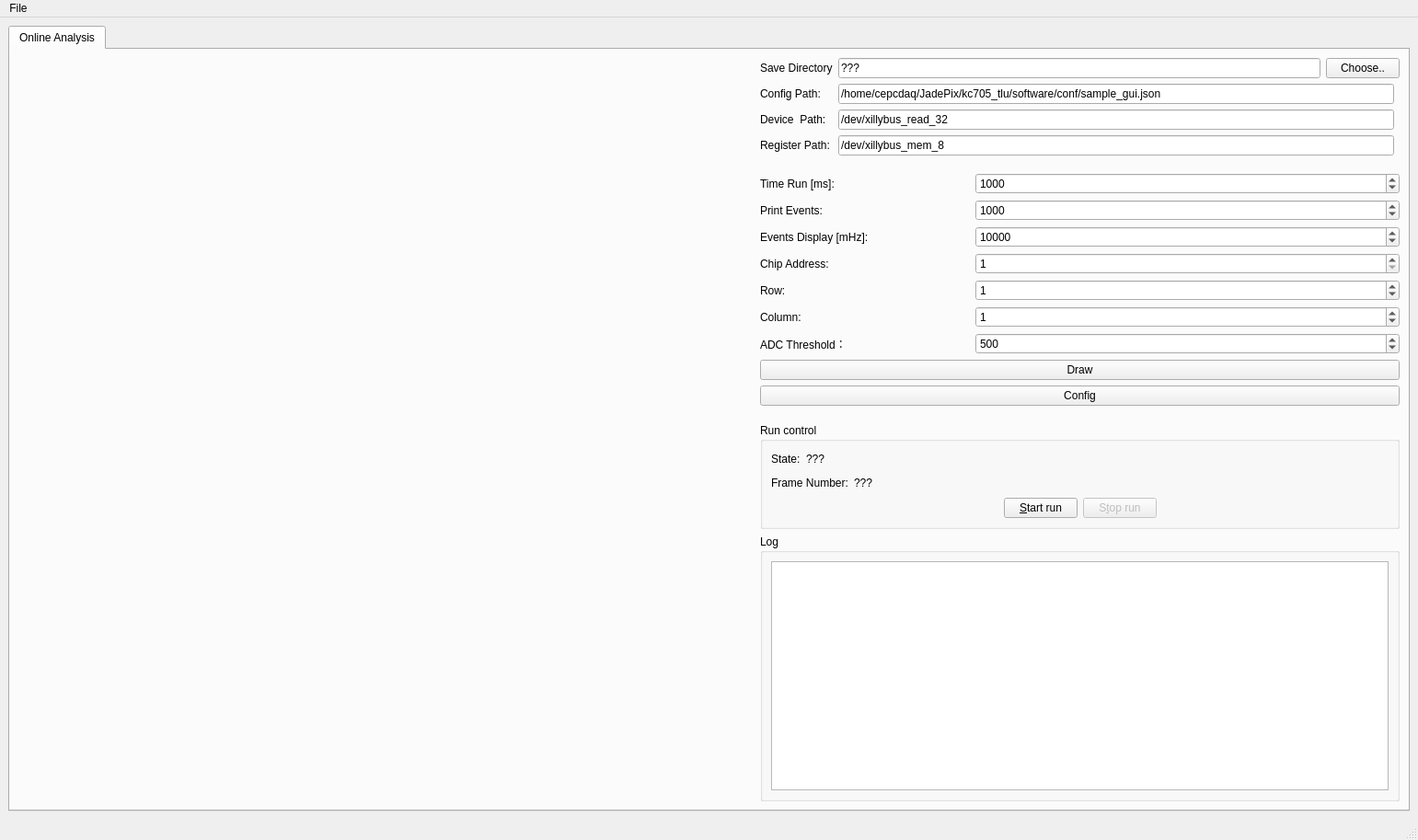
<?xml version="1.0" encoding="UTF-8"?>
<ui version="4.0">
 <class>MainWindow</class>
 <widget class="QMainWindow" name="MainWindow">
  <property name="geometry">
   <rect>
    <x>0</x>
    <y>0</y>
    <width>1541</width>
    <height>913</height>
   </rect>
  </property>
  <property name="windowTitle">
   <string>JadePix</string>
  </property>
  <widget class="QWidget" name="centralwidget">
   <layout class="QHBoxLayout" name="horizontalLayout">
    <item>
     <widget class="QTabWidget" name="TabWidget">
      <property name="currentIndex">
       <number>0</number>
      </property>
      <widget class="QWidget" name="Tab_Online">
       <attribute name="title">
        <string>Online Analysis</string>
       </attribute>
       <layout class="QHBoxLayout" name="horizontalLayout_2">
        <item>
         <widget class="QRootCanvas" name="Canvas_Plot" native="true">
          <property name="minimumSize">
           <size>
            <width>800</width>
            <height>600</height>
           </size>
          </property>
         </widget>
        </item>
        <item>
         <layout class="QVBoxLayout" name="verticalLayout_6">
          <item>
           <layout class="QGridLayout" name="gridLayout_5">
            <item row="0" column="0">
             <widget class="QLabel" name="label_11">
              <property name="text">
               <string>Save Directory</string>
              </property>
             </widget>
            </item>
            <item row="7" column="1">
             <widget class="QLineEdit" name="LineEdit_Online_RegName">
              <property name="text">
               <string>/dev/xillybus_mem_8</string>
              </property>
             </widget>
            </item>
            <item row="0" column="1" colspan="2">
             <layout class="QHBoxLayout" name="horizontalLayout_8">
              <item>
               <widget class="QLineEdit" name="LineEdit_Online_FilePath">
                <property name="text">
                 <string>???</string>
                </property>
                <property name="readOnly">
                 <bool>true</bool>
                </property>
               </widget>
              </item>
              <item>
               <widget class="QPushButton" name="Btn_Online_Choose">
                <property name="text">
                 <string>Choose..</string>
                </property>
               </widget>
              </item>
             </layout>
            </item>
            <item row="7" column="0">
             <widget class="QLabel" name="label_21">
              <property name="text">
               <string>Register Path:</string>
              </property>
             </widget>
            </item>
            <item row="3" column="0">
             <widget class="QLabel" name="label_26">
              <property name="text">
               <string>Config Path:</string>
              </property>
             </widget>
            </item>
            <item row="3" column="1">
             <widget class="QLineEdit" name="LineEdit_Online_cfName">
              <property name="text">
               <string>/home/cepcdaq/JadePix/kc705_tlu/software/conf/sample_gui.json</string>
              </property>
             </widget>
            </item>
            <item row="5" column="1">
             <widget class="QLineEdit" name="LineEdit_Online_InName">
              <property name="text">
               <string>/dev/xillybus_read_32</string>
              </property>
             </widget>
            </item>
            <item row="5" column="0">
             <widget class="QLabel" name="label_25">
              <property name="text">
               <string>Device  Path:</string>
              </property>
             </widget>
            </item>
           </layout>
          </item>
          <item>
           <spacer name="verticalSpacer_3">
            <property name="orientation">
             <enum>Qt::Vertical</enum>
            </property>
            <property name="sizeType">
             <enum>QSizePolicy::Maximum</enum>
            </property>
            <property name="sizeHint" stdset="0">
             <size>
              <width>293</width>
              <height>13</height>
             </size>
            </property>
           </spacer>
          </item>
          <item>
           <layout class="QGridLayout" name="gridLayout_3">
            <property name="verticalSpacing">
             <number>6</number>
            </property>
            <item row="1" column="1" colspan="2">
             <widget class="QSpinBox" name="SpinBox_Online_SampleEvents">
              <property name="minimum">
               <number>1</number>
              </property>
              <property name="maximum">
               <number>999999999</number>
              </property>
              <property name="value">
               <number>1000</number>
              </property>
              <property name="displayIntegerBase">
               <number>10</number>
              </property>
             </widget>
            </item>
            <item row="0" column="1" colspan="2">
             <widget class="QSpinBox" name="SpinBox_Online_TimeRun">
              <property name="minimum">
               <number>1</number>
              </property>
              <property name="maximum">
               <number>999999999</number>
              </property>
              <property name="value">
               <number>1000</number>
              </property>
              <property name="displayIntegerBase">
               <number>10</number>
              </property>
             </widget>
            </item>
            <item row="0" column="0">
             <widget class="QLabel" name="label_14">
              <property name="text">
               <string>Time Run [ms]:</string>
              </property>
             </widget>
            </item>
            <item row="3" column="0">
             <widget class="QLabel" name="label_22">
              <property name="text">
               <string>Events Display [mHz]:</string>
              </property>
             </widget>
            </item>
            <item row="4" column="1" colspan="2">
             <widget class="QSpinBox" name="SpinBox_Online_ChipAddress">
              <property name="minimum">
               <number>1</number>
              </property>
              <property name="maximum">
               <number>10</number>
              </property>
              <property name="value">
               <number>1</number>
              </property>
              <property name="displayIntegerBase">
               <number>10</number>
              </property>
             </widget>
            </item>
            <item row="4" column="0">
             <widget class="QLabel" name="label_23">
              <property name="text">
               <string>Chip Address:</string>
              </property>
             </widget>
            </item>
            <item row="3" column="1" colspan="2">
             <widget class="QSpinBox" name="SpinBox_Online_evDisplay">
              <property name="minimum">
               <number>1</number>
              </property>
              <property name="maximum">
               <number>999999999</number>
              </property>
              <property name="value">
               <number>10000</number>
              </property>
              <property name="displayIntegerBase">
               <number>10</number>
              </property>
             </widget>
            </item>
            <item row="5" column="0">
             <widget class="QLabel" name="label_28">
              <property name="text">
               <string>Row:</string>
              </property>
             </widget>
            </item>
            <item row="6" column="0">
             <widget class="QLabel" name="label_27">
              <property name="text">
               <string>Column:</string>
              </property>
             </widget>
            </item>
            <item row="1" column="0">
             <widget class="QLabel" name="label_29">
              <property name="text">
               <string>Print Events:</string>
              </property>
             </widget>
            </item>
            <item row="6" column="1" colspan="2">
             <widget class="QSpinBox" name="SpinBox_Online_Col">
              <property name="minimum">
               <number>0</number>
              </property>
              <property name="maximum">
               <number>47</number>
              </property>
              <property name="value">
               <number>1</number>
              </property>
              <property name="displayIntegerBase">
               <number>10</number>
              </property>
             </widget>
            </item>
            <item row="5" column="1" colspan="2">
             <widget class="QSpinBox" name="SpinBox_Online_Row">
              <property name="minimum">
               <number>0</number>
              </property>
              <property name="maximum">
               <number>15</number>
              </property>
              <property name="value">
               <number>1</number>
              </property>
              <property name="displayIntegerBase">
               <number>10</number>
              </property>
             </widget>
            </item>
            <item row="7" column="0">
             <widget class="QLabel" name="label">
              <property name="text">
               <string>ADC Threshold：</string>
              </property>
             </widget>
            </item>
            <item row="7" column="1" colspan="2">
             <widget class="QSpinBox" name="SpinBox_Online_ADCThreshold">
              <property name="maximum">
               <number>65536</number>
              </property>
              <property name="value">
               <number>500</number>
              </property>
             </widget>
            </item>
           </layout>
          </item>
          <item>
           <widget class="QPushButton" name="Btn_Draw_Histogram">
            <property name="text">
             <string>Draw</string>
            </property>
           </widget>
          </item>
          <item>
           <widget class="QPushButton" name="Btn_Online_Config">
            <property name="text">
             <string>Config</string>
            </property>
           </widget>
          </item>
          <item>
           <spacer name="verticalSpacer_4">
            <property name="orientation">
             <enum>Qt::Vertical</enum>
            </property>
            <property name="sizeType">
             <enum>QSizePolicy::Maximum</enum>
            </property>
            <property name="sizeHint" stdset="0">
             <size>
              <width>293</width>
              <height>13</height>
             </size>
            </property>
           </spacer>
          </item>
          <item>
           <widget class="QGroupBox" name="groupBox_6">
            <property name="title">
             <string>Run control</string>
            </property>
            <layout class="QVBoxLayout" name="verticalLayout_8">
             <item>
              <layout class="QHBoxLayout" name="horizontalLayout_10">
               <item>
                <widget class="QLabel" name="label_19">
                 <property name="text">
                  <string>State:</string>
                 </property>
                </widget>
               </item>
               <item>
                <widget class="QLabel" name="Label_Online_State">
                 <property name="text">
                  <string>???</string>
                 </property>
                </widget>
               </item>
               <item>
                <spacer name="horizontalSpacer_6">
                 <property name="orientation">
                  <enum>Qt::Horizontal</enum>
                 </property>
                 <property name="sizeHint" stdset="0">
                  <size>
                   <width>40</width>
                   <height>20</height>
                  </size>
                 </property>
                </spacer>
               </item>
              </layout>
             </item>
             <item>
              <layout class="QHBoxLayout" name="horizontalLayout_11">
               <item>
                <widget class="QLabel" name="label_20">
                 <property name="text">
                  <string>Frame Number:</string>
                 </property>
                </widget>
               </item>
               <item>
                <widget class="QLabel" name="Label_Online_FrameNumber">
                 <property name="text">
                  <string>???</string>
                 </property>
                </widget>
               </item>
               <item>
                <spacer name="horizontalSpacer_7">
                 <property name="orientation">
                  <enum>Qt::Horizontal</enum>
                 </property>
                 <property name="sizeHint" stdset="0">
                  <size>
                   <width>40</width>
                   <height>20</height>
                  </size>
                 </property>
                </spacer>
               </item>
              </layout>
             </item>
             <item>
              <layout class="QHBoxLayout" name="horizontalLayout_12">
               <item>
                <spacer name="horizontalSpacer_8">
                 <property name="orientation">
                  <enum>Qt::Horizontal</enum>
                 </property>
                 <property name="sizeHint" stdset="0">
                  <size>
                   <width>40</width>
                   <height>20</height>
                  </size>
                 </property>
                </spacer>
               </item>
               <item>
                <widget class="QPushButton" name="Btn_Online_StartRun">
                 <property name="text">
                  <string>&amp;Start run</string>
                 </property>
                </widget>
               </item>
               <item>
                <widget class="QPushButton" name="Btn_Online_StopRun">
                 <property name="enabled">
                  <bool>false</bool>
                 </property>
                 <property name="text">
                  <string>S&amp;top run</string>
                 </property>
                </widget>
               </item>
               <item>
                <spacer name="horizontalSpacer_9">
                 <property name="orientation">
                  <enum>Qt::Horizontal</enum>
                 </property>
                 <property name="sizeHint" stdset="0">
                  <size>
                   <width>40</width>
                   <height>20</height>
                  </size>
                 </property>
                </spacer>
               </item>
              </layout>
             </item>
            </layout>
           </widget>
          </item>
          <item>
           <widget class="QGroupBox" name="groupBox_7">
            <property name="title">
             <string>Log</string>
            </property>
            <layout class="QVBoxLayout" name="verticalLayout_9">
             <item>
              <widget class="QTextEdit" name="TextEdit_Online_Log">
               <property name="readOnly">
                <bool>true</bool>
               </property>
              </widget>
             </item>
            </layout>
           </widget>
          </item>
         </layout>
        </item>
       </layout>
      </widget>
     </widget>
    </item>
   </layout>
  </widget>
  <widget class="QMenuBar" name="menubar">
   <property name="geometry">
    <rect>
     <x>0</x>
     <y>0</y>
     <width>1541</width>
     <height>22</height>
    </rect>
   </property>
   <widget class="QMenu" name="menuFile">
    <property name="title">
     <string>File</string>
    </property>
    <addaction name="Action_Open"/>
    <addaction name="Action_Save"/>
    <addaction name="Action_Exit"/>
   </widget>
   <addaction name="menuFile"/>
  </widget>
  <widget class="QStatusBar" name="statusbar"/>
  <action name="Action_Open">
   <property name="text">
    <string>Open</string>
   </property>
  </action>
  <action name="Action_Exit">
   <property name="text">
    <string>Exit</string>
   </property>
  </action>
  <action name="Action_Save">
   <property name="text">
    <string>Save</string>
   </property>
  </action>
 </widget>
 <customwidgets>
  <customwidget>
   <class>QRootCanvas</class>
   <extends>QWidget</extends>
   <header>QRootCanvas.hh</header>
   <container>1</container>
  </customwidget>
 </customwidgets>
 <resources/>
 <connections/>
</ui>
